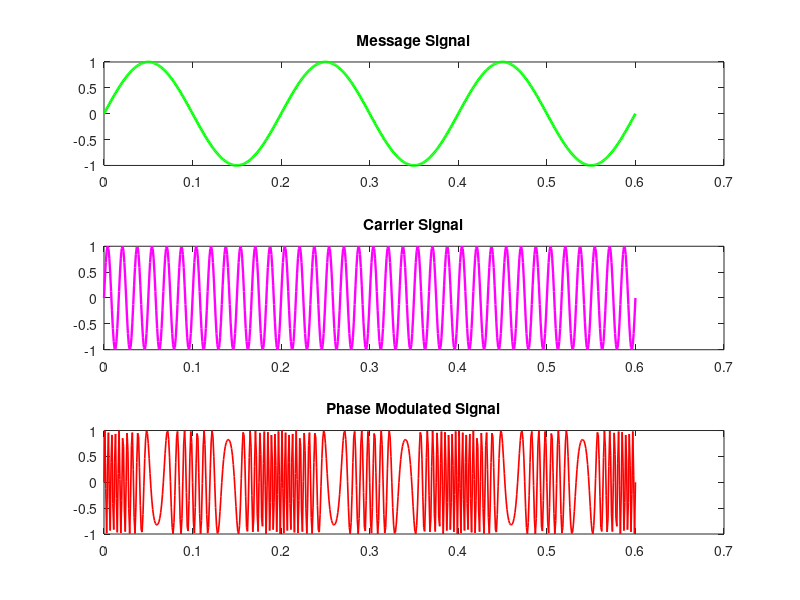

Source code (MATLAB):
% Phase Modulation

t = 0 : 0.001 : 0.6;
f1 = 5;
f2 = 60;
x1 = sin(2*pi*f1*t); % message signal
subplot(3,1,1);
plot(t, x1, 'g', 'LineWidth', 2);
title("Message Signal");

x2 = sin(2*pi*f2*t); % carrier signal
subplot(3, 1, 2);
plot(t, x2, 'm', 'LineWidth', 1.7);
title("Carrier Signal");

m = 40;
pms=sin(2*pi*f2*t + m.*x1); % phase modulated signal
subplot(3, 1, 3);
plot(t, pms, 'r', 'LineWidth', 1.2);
title("Phase Modulated Signal");

print ('Exp6_1c','-dpdf','-fillpage');
